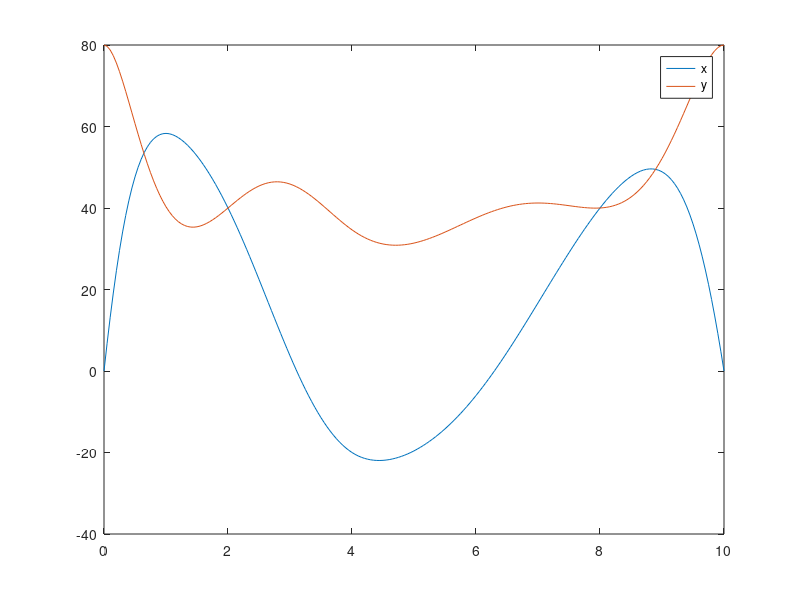
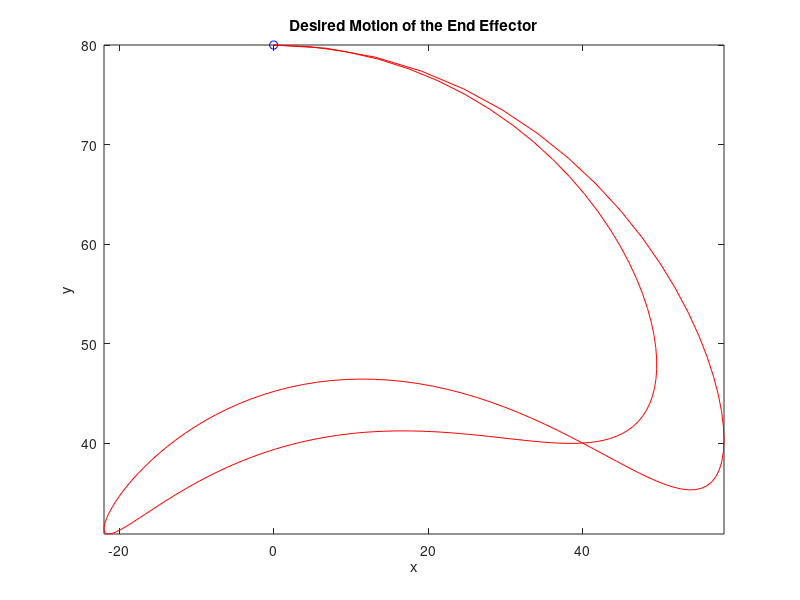
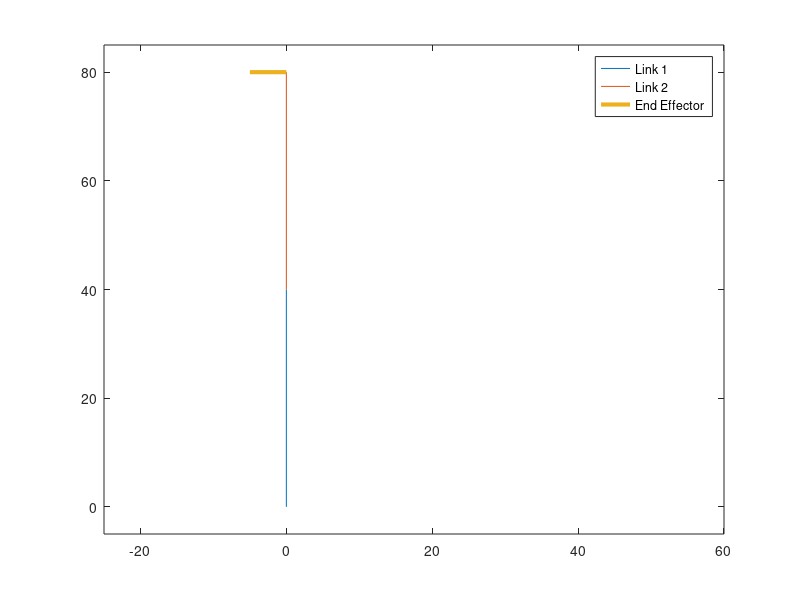

The MATLAB script that drew these images, in order:
%% Forward Kinematics
% Geometric Parameters
l1 = 40; % Link 1
l2 = 40; % Link 2
l3 = 5; % End effector

%Angular values with time
theta1 = deg2rad([ 90 0 60 0 90]);
theta2 = deg2rad([ 0 90 120 90 0]);
time = [ 0 2 4 8 10];

% Time setting
ts = 0; tf = 10; dt = 0.05;
tspan = [ts:dt:tf];

% Interpolating the values of theta1 and theta2
t1 = interp1(time, theta1, tspan, 'spline');
t2 = interp1(time, theta2, tspan, 'spline');

% Applying Forward Kinematics
x = l1*cos(t1) + l2*cos(t1+t2);
y = l1*sin(t1) + l2*sin(t1+t2);

%% Plot
figure(1)
grid on 
plot(tspan, x)
hold on
plot(tspan, y)
legend('x', 'y')

figure(2)
comet(x, y)
title('Desired Motion of the End Effector')
xlabel('x')
ylabel('y')

%% Animate
figure(3)
for i = 1:length(t1)
    T1 = t1(i); T2 = t2(i);
    
     %Coordinates
     x0 = 0; y0 = 0;
     x1 = l1*cos(T1); y1 = l1*sin(T1); 
     x2 = x1 + l2*cos(T1+T2); y2 = y1 + l2*sin(T1+T2);
     x3 = x2 - l3;  y3 = y2;
       
     % Plot
     plot([x0 x1], [y0 y1], [x1 x2], [y1 y2], [x2 x3], [y2 y3] ,'linewidth', 3)
     legend('Link 1', 'Link 2', 'End Effector')
     axis([-25 60 -5 85])
     pause(0.000001)
end
